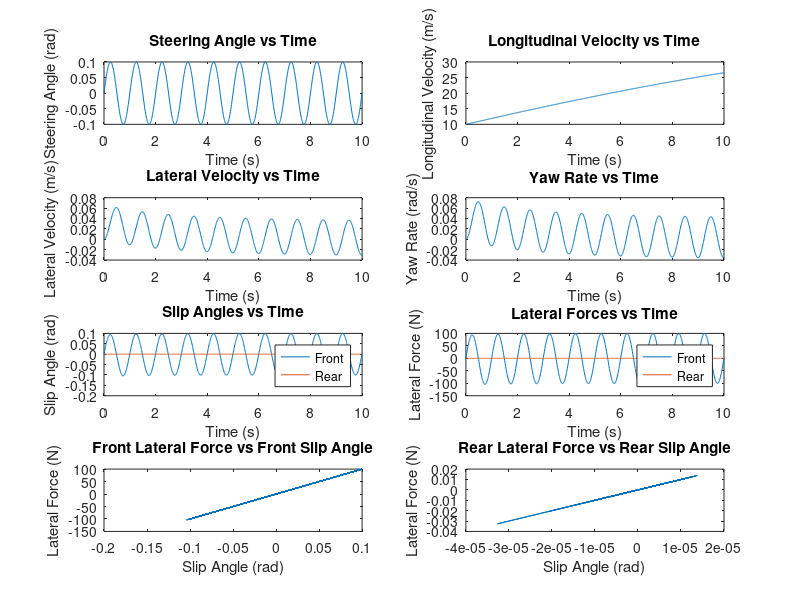

Recreate this plot in MATLAB.
% Vehicle parameters
m = 474; % mass (kg)
Iz = 339; % yaw moment of inertia (kg*m^2)
lf = 1.686/2; % distance from CG to front axle (m)
lr = 1.686/2; % distance from CG to rear axle (m)
cf = 1000; % front cornering stiffness (N/rad)
cr = 1000; % rear cornering stiffness (N/rad)

% Longitudinal parameters
rho = 1.225; % air density (kg/m^3)
A = 2.3; % frontal area (m^2)
Cd = 0.32; % drag coefficient
Cr = 0.01; % rolling resistance coefficient
g = 9.81; % gravitational acceleration (m/s^2)

% Simulation parameters
t_end = 10; % simulation end time (seconds)
dt = 0.01; % time step (seconds)
time = 0:dt:t_end; % time vector

% Sinusoidal steering input
steering_amplitude = 0.1; % radians (about 5.7 degrees)
steering_frequency = 1; % Hz
delta = steering_amplitude * sin(2 * pi * steering_frequency * time);

% Tractive force (constant for simplicity)
F_traction = 1000; % tractive force (N)

% Initialization
vy = zeros(size(time)); % lateral velocity (m/s)
r = zeros(size(time)); % yaw rate (rad/s)
vx = ones(size(time)) * 10; % longitudinal velocity (m/s), starting at 10 m/s
ax = zeros(size(time)); % longitudinal acceleration (m/s^2)
alpha_f = zeros(size(time)); % front slip angle (rad)
alpha_r = zeros(size(time)); % rear slip angle (rad)
Fyf = zeros(size(time)); % front lateral force (N)
Fyr = zeros(size(time)); % rear lateral force (N)

for i = 2:length(time)
    % Slip angles
    alpha_f(i) = delta(i) - atan((vy(i-1) + lf * r(i-1)) / max(vx(i-1), 0.1));
    alpha_r(i) = -atan((vy(i-1) - lr * r(i-1)) / max(vx(i-1), 0.1));
    
    % Lateral forces
    Fyf(i) = cf * alpha_f(i);
    Fyr(i) = cr * alpha_r(i);
    
    % Lateral dynamics
    ay = (Fyf(i) + Fyr(i)) / m;
    vy(i) = vy(i-1) + ay * dt;
    r(i) = r(i-1) + (lf * Fyf(i) - lr * Fyr(i)) / Iz * dt;
    
    % Longitudinal dynamics
    F_drag = 0.5 * rho * A * Cd * vx(i-1)^2;
    F_rolling = Cr * m * g;
    ax(i) = (F_traction - F_drag - F_rolling) / m;
    vx(i) = vx(i-1) + ax(i) * dt;
end

% Plotting the results to show how each parameter evolves over time and with changing steering inputs
figure;
subplot(4,2,1);
plot(time, delta);
title('Steering Angle vs Time');
xlabel('Time (s)');
ylabel('Steering Angle (rad)');

subplot(4,2,2);
plot(time, vx);
title('Longitudinal Velocity vs Time');
xlabel('Time (s)');
ylabel('Longitudinal Velocity (m/s)');

subplot(4,2,3);
plot(time, vy);
title('Lateral Velocity vs Time');
xlabel('Time (s)');
ylabel('Lateral Velocity (m/s)');

subplot(4,2,4);
plot(time, r);
title('Yaw Rate vs Time');
xlabel('Time (s)');
ylabel('Yaw Rate (rad/s)');

subplot(4,2,5);
plot(time, alpha_f, time, alpha_r);
title('Slip Angles vs Time');
xlabel('Time (s)');
ylabel('Slip Angle (rad)');
legend('Front', 'Rear');

subplot(4,2,6);
plot(time, Fyf, time, Fyr);
title('Lateral Forces vs Time');
xlabel('Time (s)');
ylabel('Lateral Force (N)');
legend('Front', 'Rear');

subplot(4,2,7);
plot(alpha_f, Fyf);
title('Front Lateral Force vs Front Slip Angle');
xlabel('Slip Angle (rad)');
ylabel('Lateral Force (N)');

subplot(4,2,8);
plot(alpha_r, Fyr);
title('Rear Lateral Force vs Rear Slip Angle');
xlabel('Slip Angle (rad)');
ylabel('Lateral Force (N)');

